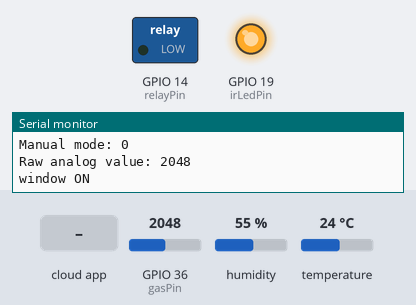
A sketch run on a simulated ESP32. Parts: switched loads named in the sketch (green lamp = pin HIGH), output pins drawn as LEDs (lit = HIGH), the last lines printed to the serial monitor. The test bench sets the inputs (shaded band); at power-on: humidity 55 %, GPIO 36 (gasPin) = 2048, temperature 24 °C. WiFi joins after 1.5 s; servers stay silent unless stated; the Firebase database answers and starts empty.

Above: at 2.7 s.
2.8 s: humidity set to 36 %
5.6 s: humidity set to 32 %
At 7.3 s:
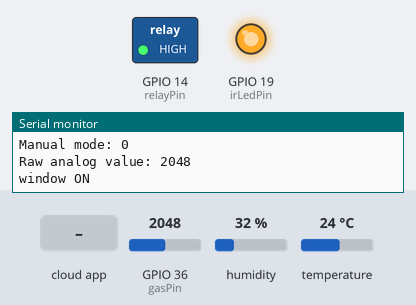
8.0 s: GPIO 36 (gasPin) set to 387
9.6 s: GPIO 36 (gasPin) set to 311
At 10.8 s:
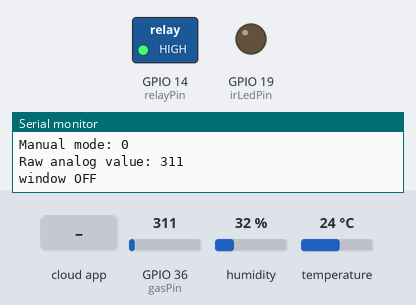
11.4 s: the phone or cloud app sets is_manual to 1
At 12.9 s:
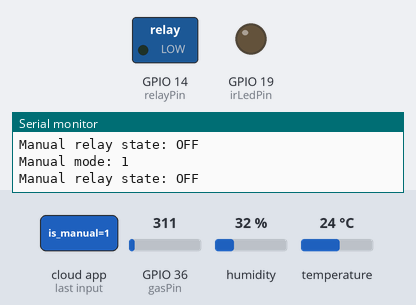
13.9 s: the phone or cloud app sets is_manual to 0
At 15.9 s:
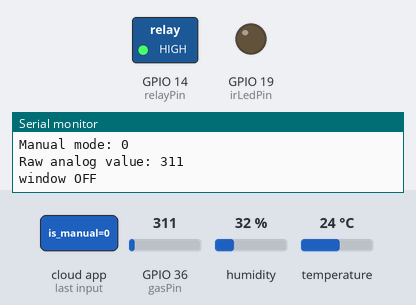
Timing chart, 0 to 17.1 s (numbered marks = the images above; inputs shaded):
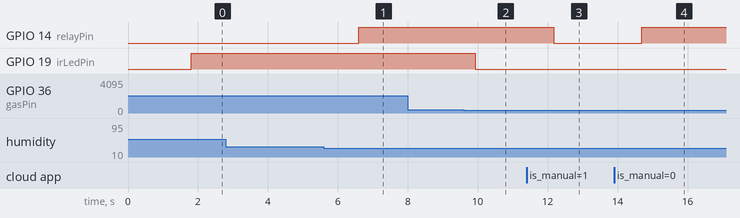

The sketch:

mq2_dht11_diy_room.ino
```cpp
#include <WiFi.h>
#include <Firebase_ESP_Client.h>
#include <DHT.h>

// Provide the token generation process info.
#include <addons/TokenHelper.h>

// Provide the RTDB payload printing info and other helper functions.
#include <addons/RTDBHelper.h>

/* 1. Define the WiFi credentials */
#define WIFI_SSID "*********"
#define WIFI_PASSWORD "***********"

/* 2. Define the API Key */
#define API_KEY "**************"

/* 3. Define the RTDB URL */
#define DATABASE_URL "******************"

/* 4. Define the user Email and password that already registered or added in your project */
#define USER_EMAIL "*********************"
#define USER_PASSWORD "**********"

// Define Firebase Data object
FirebaseData fbdo;

FirebaseAuth auth;
FirebaseConfig config;

unsigned long sendDataPrevMillis = 0;

const int gasPin = 36;
const int irLedPin = 19;  // IR LED for window control
const int relayPin = 14;  // Relay for humidity control
DHT dht(4, DHT11);

bool is_manual = false;
bool manual_state = false;

void setup() {
  pinMode(gasPin, INPUT);
  pinMode(irLedPin, OUTPUT);
  pinMode(relayPin, OUTPUT);

  digitalWrite(relayPin, LOW); // Initial state of relay

  dht.begin();

  Serial.begin(115200);
  WiFi.begin(WIFI_SSID, WIFI_PASSWORD);

  Serial.print("Connecting to Wi-Fi");
  while (WiFi.status() != WL_CONNECTED) {
    Serial.print(".");
    delay(300);
  }
  Serial.println();
  Serial.print("Connected with IP: ");
  Serial.println(WiFi.localIP());
  Serial.println();

  /* Assign the api key (required) */
  config.api_key = API_KEY;

  /* Assign the user sign in credentials */
  auth.user.email = USER_EMAIL;
  auth.user.password = USER_PASSWORD;

  /* Assign the RTDB URL (required) */
  config.database_url = DATABASE_URL;

  /* Assign the callback function for the long running token generation task */
  config.token_status_callback = tokenStatusCallback; // see addons/TokenHelper.h

  Firebase.reconnectNetwork(true);

  fbdo.setBSSLBufferSize(4096, 1024);
  fbdo.setResponseSize(2048);

  Firebase.begin(&config, &auth);

  Firebase.setDoubleDigits(5);
  config.timeout.serverResponse = 10 * 1000;
}

void loop() {
  if (Firebase.ready() && (millis() - sendDataPrevMillis > 200 || sendDataPrevMillis == 0)) {
    sendDataPrevMillis = millis();

    // Check manual control status
    if (Firebase.RTDB.getBool(&fbdo, F("/house/is_manual"), &is_manual)) {
      Serial.print("Manual mode: ");
      Serial.println(is_manual);
    }

    if (is_manual) {
      // Manual control
      if (Firebase.RTDB.getBool(&fbdo, F("/house/manual"), &manual_state)) {
        digitalWrite(relayPin, manual_state ? HIGH : LOW);
        Serial.print("Manual relay state: ");
        Serial.println(manual_state ? "ON" : "OFF");
      }
    } else {
      // Automatic mode
      // Read raw analog value
      int raw_adc = analogRead(gasPin);
      Serial.print("Raw analog value: ");
      Serial.println(raw_adc);

      // Send raw analog value to Firebase
      Firebase.RTDB.setInt(&fbdo, F("/house/raw_value"), raw_adc);

      // Condition to control IR LED (window)
      if (raw_adc > 700) { // Example threshold
        digitalWrite(irLedPin, HIGH); // Open window
        Serial.println("window ON");
      } else if (raw_adc < 350) {
        digitalWrite(irLedPin, LOW); // Close window
        Serial.println("window OFF");
      }

      delay(100);

      int h = dht.readHumidity();
      int t = dht.readTemperature();

      if (isnan(h) || isnan(t)) {
        Serial.println(F("Failed to read from DHT sensor!"));
        return;
      }

      // Send temperature and humidity to Firebase
      Firebase.RTDB.setInt(&fbdo, F("/house/temp"), t);
      Firebase.RTDB.setInt(&fbdo, F("/house/humidity"), h);

      // Condition to control relay (humidity)
      if (h <= 34) {
        digitalWrite(relayPin, HIGH); // Turn on relay
        Serial.println("Relay ON");
        delay(40);
      } else if (h >= 37) {
        digitalWrite(relayPin, LOW); // Turn off relay
        Serial.println("Relay OFF");
        delay(40);
      }
    }
  }
}
```

Measured:
- the behaviour switches between 35 and 34 % on humidity (found by bisection; images 0 and 1)
- the behaviour switches between 350 and 349 on GPIO 36 (gasPin) (found by bisection; images 1 and 2)
- after the input at 5.6 s, GPIO 14 (relayPin): LOW → HIGH after 1.0 s
- after the input at 9.6 s, GPIO 19 (irLedPin): HIGH → LOW after 0.32 s
- after the input at 11.4 s, GPIO 14 (relayPin): HIGH → LOW after 0.77 s
- after the input at 13.9 s, GPIO 14 (relayPin): LOW → HIGH after 0.80 s
